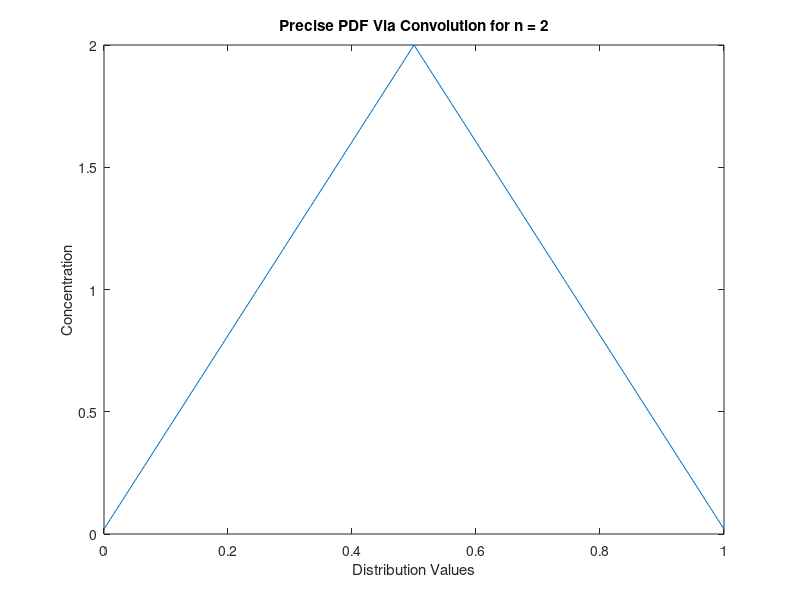
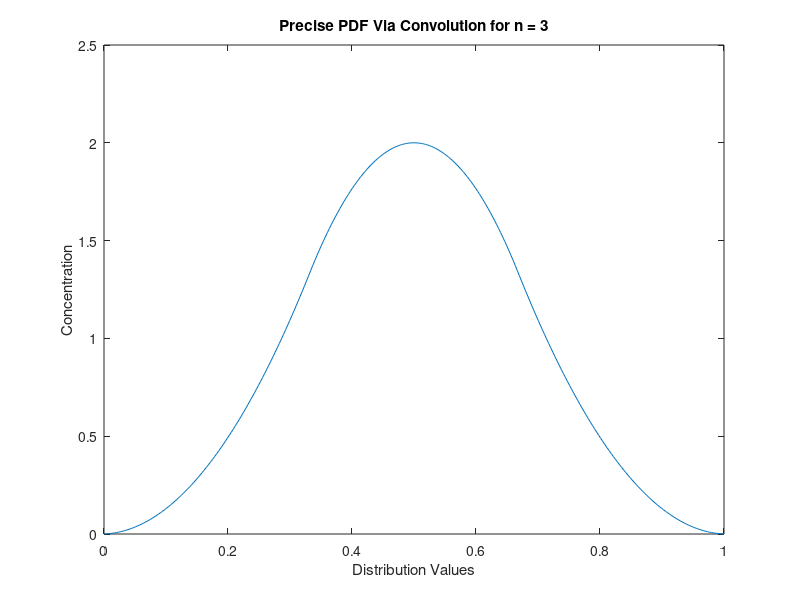
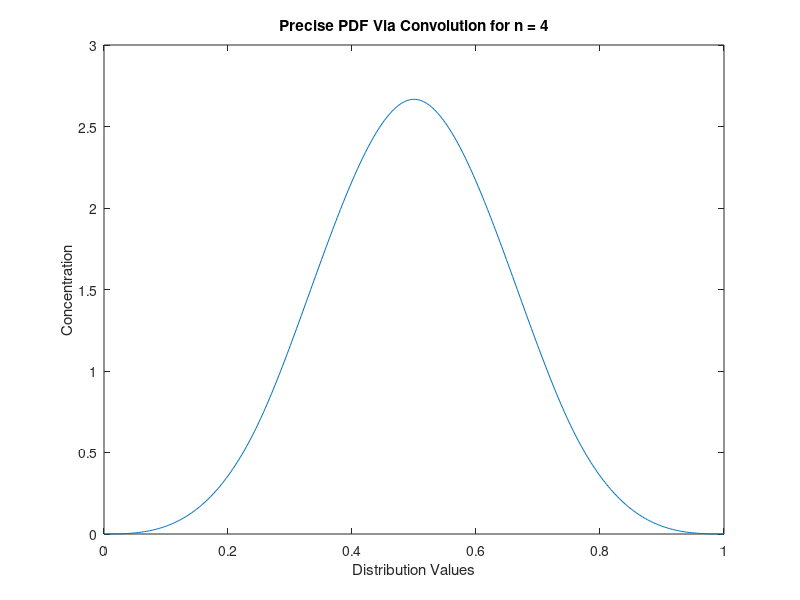
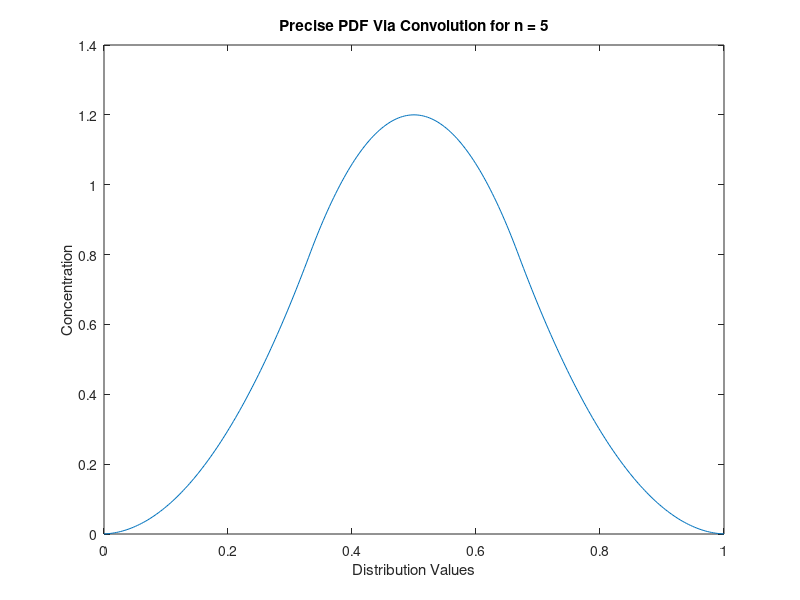

Write MATLAB code to recreate these figures, in order.
function [convolN2,convolN4] = part1b()
% function [] = Project2_conv()
clear; close all;

%Precise PDF Estimation for n = 2
%NormalizationFactor = n*(length(unitStep)/4) 
unitStep = ones(1,100);
normalizationFactor2 = 2*(length(unitStep)/4);
convolN2 = conv(unitStep, unitStep) ./ normalizationFactor2;
figure();
plot(linspace(0,1,length(convolN2)), convolN2);
title('Precise PDF Via Convolution for n = 2');
xlabel('Distribution Values')
ylabel('Concentration');

%Precise PDF Estimation for n = 3
normalizationFactor3 = 3*(length(unitStep)/4);
convolN3 = conv(unitStep, convolN2) ./ normalizationFactor3;
figure()
plot(linspace(0,1,length(convolN3)), convolN3);
title('Precise PDF Via Convolution for n = 3');
xlabel('Distribution Values')
ylabel('Concentration');

%Precise PDF Estimation for n = 4
normalizationFactor4 = 4*(length(unitStep)/4);
convolN4 = conv(convolN2,convolN2)./normalizationFactor4;
figure()
plot(linspace(0,1,length(convolN4)), convolN4);
title('Precise PDF Via Convolution for n = 4');
xlabel('Distribution Values')
ylabel('Concentration');

%Precise PDF Estimation for n = 5
normalizationFactor5 = 5*(length(unitStep)/4);
convolN5 = conv(unitStep,convolN2)./normalizationFactor5;
figure()
plot(linspace(0,1,length(convolN5)), convolN5);
title('Precise PDF Via Convolution for n = 5');
xlabel('Distribution Values')
ylabel('Concentration');

figure();
hold on;
plot(linspace(0,1,length(convolN2)), convolN2);
plot(linspace(0,1,length(convolN3)), convolN3);
plot(linspace(0,1,length(convolN4)), convolN4);
plot(linspace(0,1,length(convolN5)), convolN5);
end